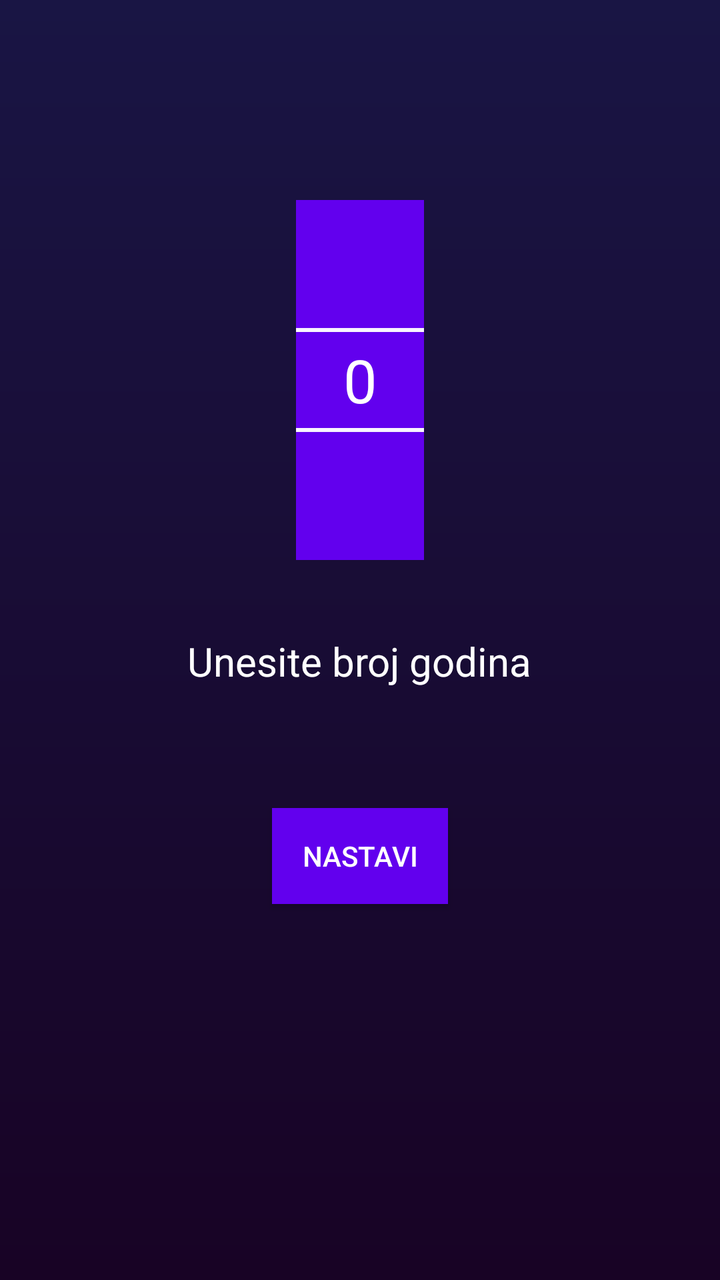
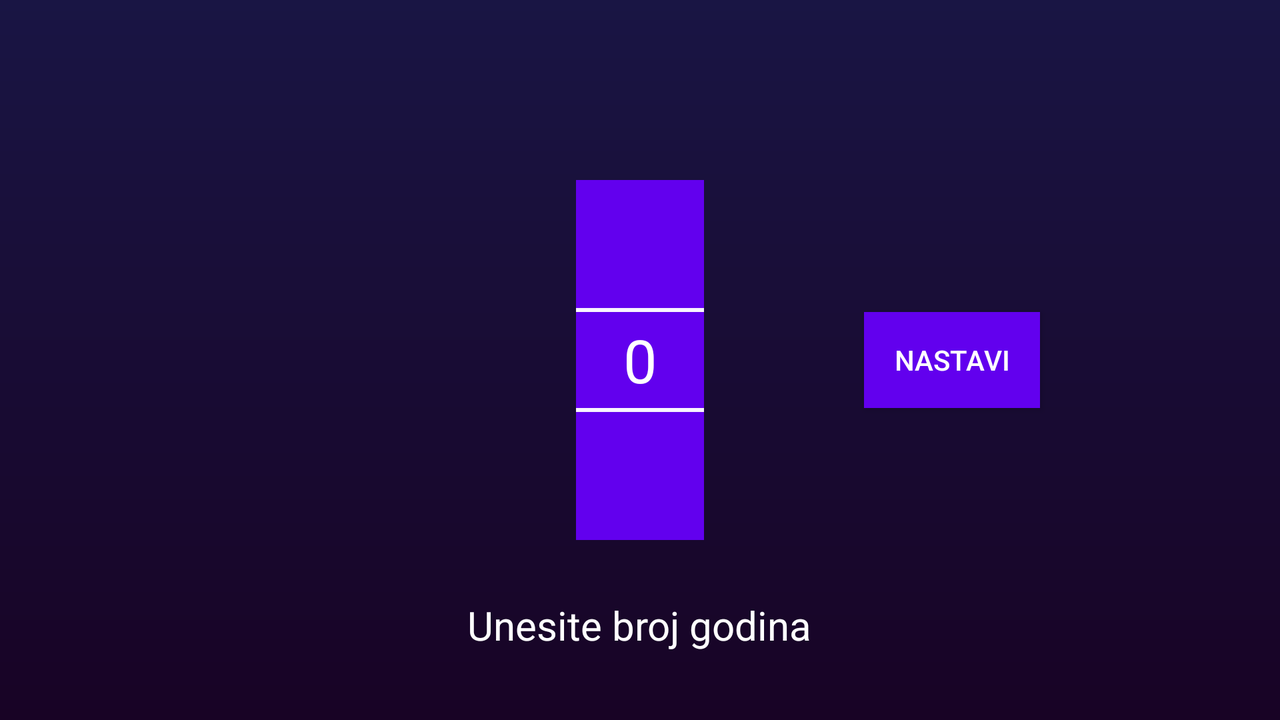

One screen, two layout resources from the same app: the default and the repository's alternative for another configuration. Each is rendered where Android would select it; the XML of both is given below.
<!-- AndroidManifest.xml: application theme AppTheme -->
<!-- res/layout/activity_age__number_.xml -->
<?xml version="1.0" encoding="utf-8"?>
<RelativeLayout xmlns:android="http://schemas.android.com/apk/res/android"
    xmlns:app="http://schemas.android.com/apk/res-auto"
    xmlns:tools="http://schemas.android.com/tools"
    android:layout_width="match_parent"
    android:layout_height="match_parent"
    tools:context=".Age_Number_Activity"
    android:background="@drawable/background_gradient">

    <NumberPicker
        android:theme="@style/NumberPicker"
        android:id="@+id/numberPicker"
        android:layout_centerHorizontal="true"
        android:layout_width="wrap_content"
        android:layout_height="wrap_content"
        android:layout_marginBottom="8dp"
        android:layout_marginEnd="8dp"
        android:layout_marginStart="8dp"
        android:layout_marginTop="100dp"
        android:background="@color/colorPrimary"
        android:textSize="100dp"
         />

    <Button
        android:id="@+id/AgeNumberButton"
        android:layout_width="wrap_content"
        android:layout_height="wrap_content"
        android:layout_marginTop="60dp"
        android:layout_below="@+id/numberOfAgesText"
        android:layout_centerInParent="true"
        android:background="@color/colorPrimary"
        android:text="@string/first_screen_button"

        android:textColor="#FFFFFFFF" />

    <TextView
        android:id="@+id/numberOfAgesText"
        android:layout_width="wrap_content"
        android:layout_height="wrap_content"
        android:text="Unesite broj godina"
        android:textSize="20dp"
        android:layout_marginTop="29dp"
        android:layout_below="@id/numberPicker"
        android:layout_centerHorizontal="true"
        android:textColor="#FFFFFFFF"/>


</RelativeLayout>
<!-- resources referenced by this layout -->
<resources>
  <!-- drawable background_gradient (drawable) -->
  <?xml version="1.0" encoding="utf-8"?>
  <shape android:shape="rectangle"
      xmlns:android="http://schemas.android.com/apk/res/android">
  <gradient
      android:startColor="#180325"
      android:endColor="#191544"
      android:angle="90"
      >
  
  
  </gradient>
  
  </shape>
  <string name="first_screen_button">Nastavi</string>
  <style name="NumberPicker">
          <item name="android:textSize">30dp</item>
          <item name="android:textColorPrimary">#FFFFFFFF</item>
          <item name="colorControlNormal">#FFFFFFFF</item>
      </style>
  <style name="AppTheme" parent="Theme.AppCompat.Light.DarkActionBar">
          
          <item name="colorPrimary">@color/colorPrimary</item>
          <item name="colorPrimaryDark">@color/colorPrimaryDark</item>
          <item name="colorAccent">@color/colorAccent</item>
      </style>
</resources>
<!-- res/layout-land/activity_age__number_.xml (the repository's variant of the layout above) -->
<!-- drawn on the phone turned sideways -->
<?xml version="1.0" encoding="utf-8"?>
<RelativeLayout xmlns:android="http://schemas.android.com/apk/res/android"
    xmlns:app="http://schemas.android.com/apk/res-auto"
    xmlns:tools="http://schemas.android.com/tools"
    android:layout_width="match_parent"
    android:layout_height="match_parent"
    tools:context=".Age_Number_Activity"
    android:background="@drawable/background_gradient">

    <NumberPicker
        android:theme="@style/NumberPicker"
        android:id="@+id/numberPicker"
        android:layout_centerInParent="true"
        android:layout_width="wrap_content"
        android:layout_height="wrap_content"
        android:background="@color/colorPrimary"
        android:textSize="100dp"
         />

    <Button
        android:id="@+id/AgeNumberButton"
        android:layout_width="wrap_content"
        android:layout_height="wrap_content"
        android:layout_marginTop="60dp"
        android:layout_toRightOf="@+id/numberPicker"
        android:layout_centerVertical="true"
        android:layout_marginLeft="80dp"
        android:background="@color/colorPrimary"
        android:text="@string/first_screen_button"

        android:textColor="#FFFFFFFF" />

    <TextView
        android:id="@+id/numberOfAgesText"
        android:layout_width="wrap_content"
        android:layout_height="wrap_content"
        android:text="Unesite broj godina"
        android:textSize="20dp"
        android:layout_marginTop="29dp"
        android:layout_below="@id/numberPicker"
        android:layout_centerHorizontal="true"
        android:textColor="#FFFFFFFF"/>


</RelativeLayout>
